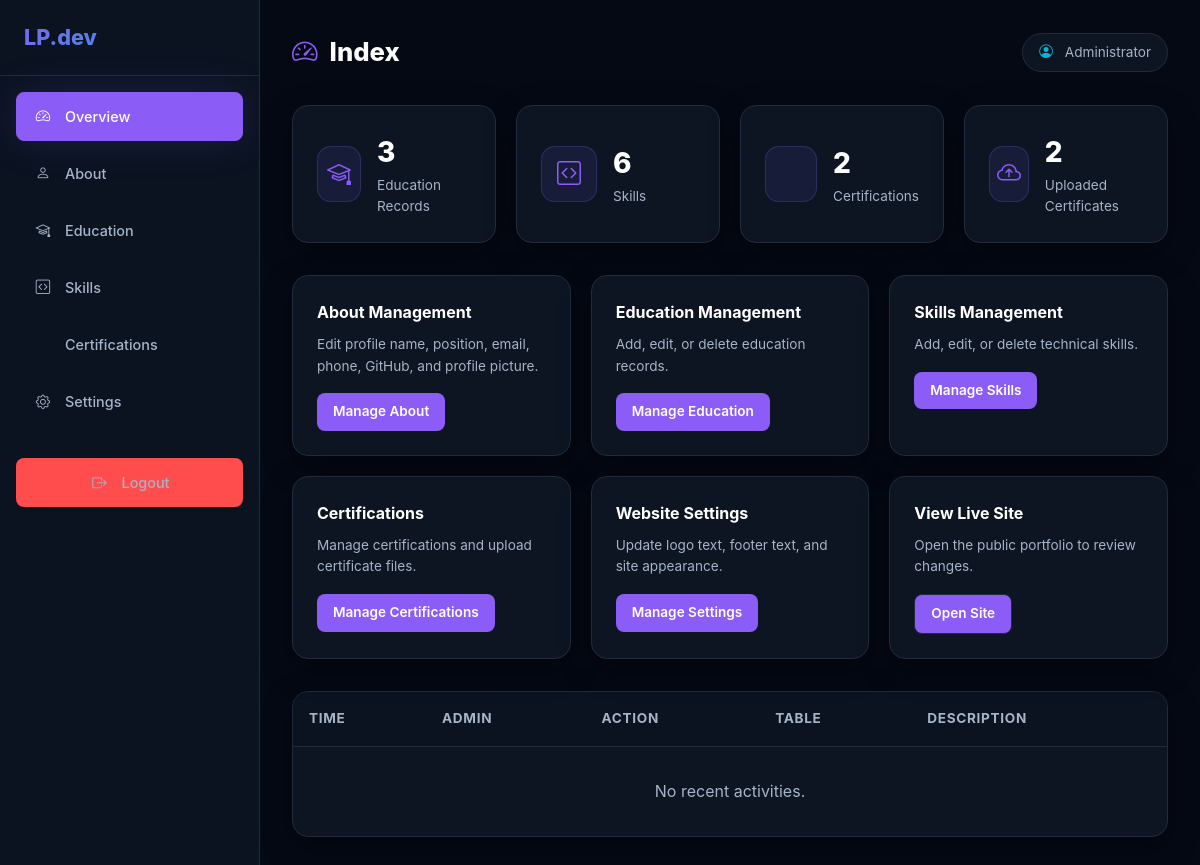
/admin/index.php (signed in), run on an earlier commit of the app's database.
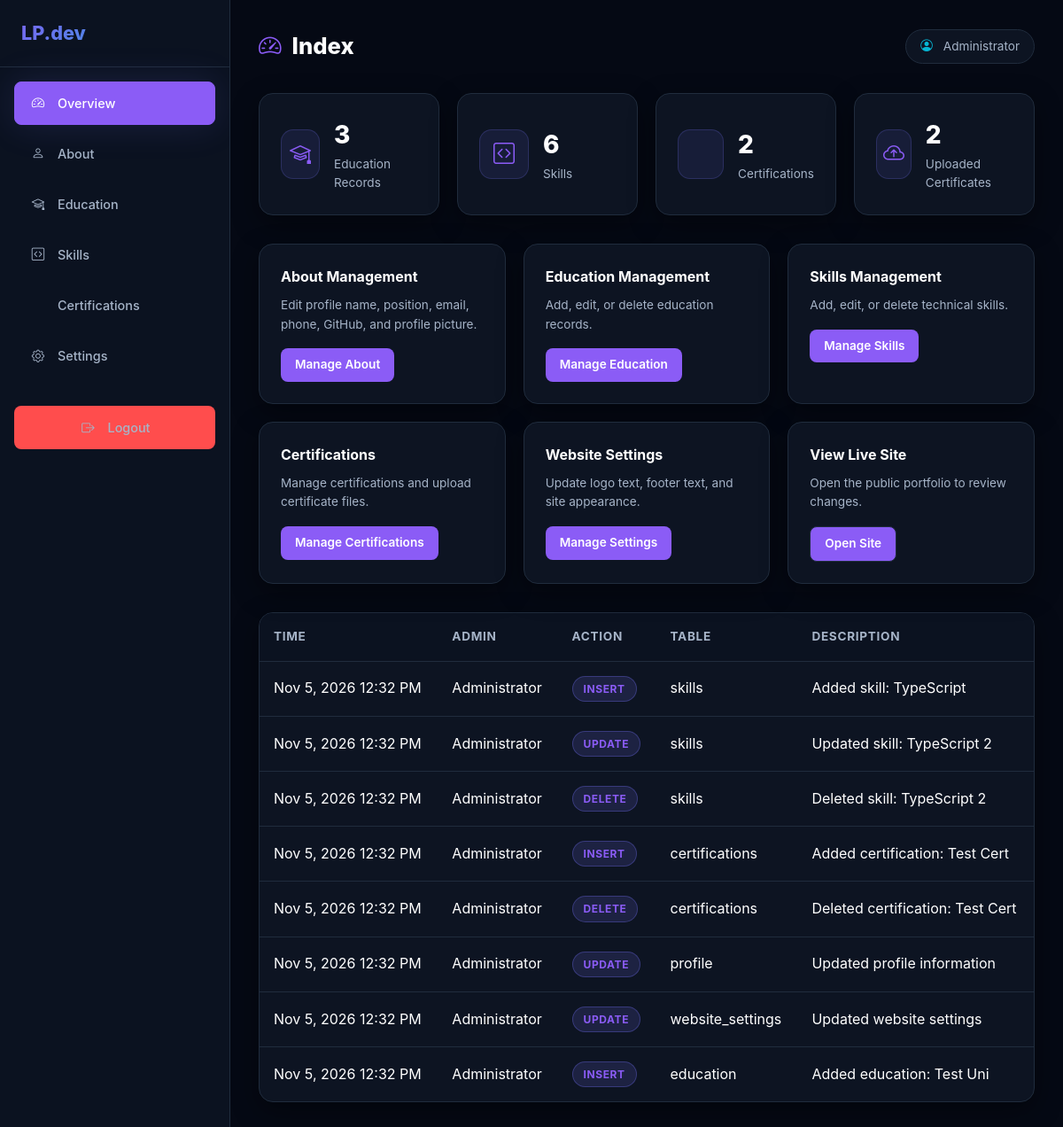
And on a later commit of the database.
### tables this page shows
CREATE TABLE `website_settings` (
  `id` int(11) NOT NULL AUTO_INCREMENT,
  `logo_text` varchar(50) NOT NULL DEFAULT 'LP.dev',
  `footer_text` varchar(255) NOT NULL DEFAULT 'Â© 2026 Laurence Andrew B. Perlas. All Rights Reserved.',
  `footer_subtext` varchar(255) NOT NULL DEFAULT 'Built with PHP, MySQL, HTML, CSS & JavaScript.',
  `site_name` varchar(100) NOT NULL DEFAULT 'Laurence Portfolio',
  `updated_at` timestamp NOT NULL DEFAULT current_timestamp() ON UPDATE current_timestamp(),
  PRIMARY KEY (`id`)
);

CREATE TABLE `activity_logs` (
  `id` int(11) NOT NULL AUTO_INCREMENT,
  `admin_id` int(11) DEFAULT NULL,
  `action` varchar(50) NOT NULL,
  `table_name` varchar(50) NOT NULL,
  `record_id` int(11) DEFAULT NULL,
  `description` varchar(255) NOT NULL,
  `created_at` timestamp NOT NULL DEFAULT current_timestamp(),
  PRIMARY KEY (`id`),
  KEY `admin_id` (`admin_id`),
  CONSTRAINT `activity_logs_ibfk_1` FOREIGN KEY (`admin_id`) REFERENCES `admins` (`id`) ON DELETE SET NULL
);

### includes/functions.php (called while the page is built, shortened)
<?php
require_once __DIR__ . '/../config.php';
if (!function_exists('getSettings')) {
    function getSettings(PDO $pdo): array {
        $stmt = $pdo->query("SELECT * FROM website_settings LIMIT 1");
        return $stmt->fetch() ?: [];
    }
}
if (!function_exists('countRecords')) {
    function countRecords(PDO $pdo, string $table): int {
        $stmt = $pdo->query("SELECT COUNT(*) AS c FROM " . $table);
        return (int)$stmt->fetch()['c'];
    }
}

### config.php (called while the page is built, shortened)
<?php
if (!function_exists('h')) {
    function h(string $value = null): string {
        return htmlspecialchars((string)$value, ENT_QUOTES | ENT_HTML5, 'UTF-8');
    }
}

### includes/auth.php (called while the page is built, shortened)
<?php
require_once __DIR__ . '/../config.php';
if (!function_exists('isLoggedIn')) {
    function isLoggedIn(): bool {
        return !empty($_SESSION['admin_id']);
    }
}
if (!function_exists('getCurrentAdmin')) {
    function getCurrentAdmin(PDO $pdo): ?array {
        $stmt = $pdo->prepare("SELECT id, username, full_name FROM admins WHERE id = ?");
        $stmt->execute([$_SESSION['admin_id']]);
        return $stmt->fetch();
    }
}

### admin/index.php (the view)
<?php
require_once __DIR__ . '/header.php';
$recent = $pdo->query("SELECT * FROM activity_logs ORDER BY created_at DESC LIMIT 8")->fetchAll();
?>
    <div class="stat-grid">
        <div class="stat-card">
            <div class="stat-icon"><i class="bi bi-mortarboard"></i></div>
            <div>
                <div class="stat-value"><?= (int)$totalEdu ?></div>
                <div class="stat-label">Education Records</div>
            </div>
        </div>
        <div class="stat-card">
            <div class="stat-icon"><i class="bi bi-code-square"></i></div>
            <div>
                <div class="stat-value"><?= (int)$totalSkills ?></div>
                <div class="stat-label">Skills</div>
            </div>
        </div>
        <div class="stat-card">
            <div class="stat-icon"><i class="bi bi-diploma"></i></div>
            <div>
                <div class="stat-value"><?= (int)$totalCerts ?></div>
                <div class="stat-label">Certifications</div>
            </div>
        </div>
        <div class="stat-card">
            <div class="stat-icon"><i class="bi bi-cloud-arrow-up"></i></div>
            <div>
                <div class="stat-value"><?= (int)$totalUploads ?></div>
                <div class="stat-label">Uploaded Certificates</div>
            </div>
        </div>
    </div>
    <div class="quick-grid">
        <div class="quick-card">
            <h3>About Management</h3>
            <p>Edit profile name, position, email, phone, GitHub, and profile picture.</p>
            <a href="about.php" class="btn">Manage About</a>
        </div>
        <div class="quick-card">
            <h3>Education Management</h3>
            <p>Add, edit, or delete education records.</p>
            <a href="education.php" class="btn">Manage Education</a>
        </div>
        <div class="quick-card">
            <h3>Skills Management</h3>
            <p>Add, edit, or delete technical skills.</p>
            <a href="skills.php" class="btn">Manage Skills</a>
        </div>
        <div class="quick-card">
            <h3>Certifications</h3>
            <p>Manage certifications and upload certificate files.</p>
            <a href="certifications.php" class="btn">Manage Certifications</a>
        </div>
        <div class="quick-card">
            <h3>Website Settings</h3>
            <p>Update logo text, footer text, and site appearance.</p>
            <a href="settings.php" class="btn">Manage Settings</a>
        </div>
        <div class="quick-card">
            <h3>View Live Site</h3>
            <p>Open the public portfolio to review changes.</p>
            <a href="../index.php" class="btn btn-outline" target="_blank">Open Site</a>
        </div>
    </div>
    <div class="table-wrap">
        <table>
            <thead>
                <tr>
                    <th>Time</th>
                    <th>Admin</th>
                    <th>Action</th>
                    <th>Table</th>
                    <th>Description</th>
                </tr>
            </thead>
            <tbody>
                <?php if ($recent): foreach ($recent as $log): ?>
                <tr>
                    <td><?= date('M j, Y g:i A', strtotime($log['created_at'])) ?></td>
                    <td><?= h($log['admin_id'] ? $pdo->query("SELECT full_name FROM admins WHERE id=".$log['admin_id'])->fetchColumn() ?? 'Unknown' : 'System') ?></td>
                    <td><span class="badge badge-primary"><?= h($log['action']) ?></span></td>
                    <td><?= h($log['table_name']) ?></td>
                    <td><?= h($log['description']) ?></td>
                </tr>
                <?php endforeach; else: ?>
                <tr><td colspan="5" style="text-align:center; color:var(--text-secondary); padding:2rem;">No recent activities.</td></tr>
                <?php endif; ?>
            </tbody>
        </table>
    </div>
<?php require_once __DIR__ . '/footer.php'; ?>

### admin/header.php (shortened to what this page needs)
<?php
require_once __DIR__ . '/../includes/auth.php';
require_once __DIR__ . '/../includes/functions.php';
require_once __DIR__ . '/../config/database.php';
require_once __DIR__ . '/../config.php';
$admin = getCurrentAdmin($pdo);
$settings = getSettings($pdo);
$totalEdu = countRecords($pdo, 'education');
$totalSkills = countRecords($pdo, 'skills');
$totalCerts = countRecords($pdo, 'certifications');
$totalUploads = countRecords($pdo, 'certifications');
?>
<!DOCTYPE html>
<html lang="en">
<head>
    <link rel="stylesheet" href="../assets/css/style.css">
    <link rel="stylesheet" href="https://cdn.jsdelivr.net/npm/bootstrap-icons@1.11.3/font/bootstrap-icons.min.css">
</head>
<body>
<div class="admin-wrap">
    <aside class="admin-sidebar" id="adminSidebar">
        <div class="brand"><?= h($settings['logo_text'] ?? 'LP.dev') ?></div>
        <nav>
            <ul>
                <li><a href="index.php" class="<?= basename($_SERVER['PHP_SELF']) === 'index.php' ? 'active' : '' ?>"><i class="bi bi-speedometer2"></i> Overview</a></li>
                <li><a href="about.php" class="<?= basename($_SERVER['PHP_SELF']) === 'about.php' ? 'active' : '' ?>"><i class="bi bi-person"></i> About</a></li>
                <li><a href="education.php" class="<?= basename($_SERVER['PHP_SELF']) === 'education.php' ? 'active' : '' ?>"><i class="bi bi-mortarboard"></i> Education</a></li>
                <li><a href="skills.php" class="<?= basename($_SERVER['PHP_SELF']) === 'skills.php' ? 'active' : '' ?>"><i class="bi bi-code-square"></i> Skills</a></li>
                <li><a href="certifications.php" class="<?= basename($_SERVER['PHP_SELF']) === 'certifications.php' ? 'active' : '' ?>"><i class="bi bi-diploma"></i> Certifications</a></li>
                <li><a href="settings.php" class="<?= basename($_SERVER['PHP_SELF']) === 'settings.php' ? 'active' : '' ?>"><i class="bi bi-gear"></i> Settings</a></li>
                <li style="margin-top:2rem;"><a href="logout.php" class="btn-logout" style="width:100%; justify-content:center;"><i class="bi bi-box-arrow-right"></i> Logout</a></li>
            </ul>
        </nav>
    </aside>
    <main class="admin-main">
        <div class="admin-header">
            <div>
                <h1><i class="bi bi-speedometer2"></i><?= ucfirst(str_replace('.php', '', basename($_SERVER['PHP_SELF']))) ?></h1>
            </div>
            <div class="user-chip">
                <i class="bi bi-person-circle"></i>
                <span><?= h($admin['full_name'] ?? $admin['username']) ?></span>
            </div>
        </div>

### admin/footer.php (shortened to what this page needs)
    </main>
</div>
</body>
</html>

### assets/css/style.css (style rules this page uses)
* { margin: 0; padding: 0; box-sizing: border-box; }
:root { --bg-main: #050914; --bg-secondary: #0B1220; --bg-card: #0D1422; --primary: #7775FF; --primary-glow: rgba(119, 117, 255, 0.35); --secondary: #00D9FF; --text-main: #FFFFFF; --text-secondary: #A6B4C8; --border: #202C3D; --success: #00D9FF; --danger: #FF4D4D; --warning: #F5A623; --radius: 16px; --radius-sm: 8px; --transition: 0.35s cubic-bezier(0.4, 0, 0.2, 1); --shadow: 0 10px 30px rgba(0, 0, 0, 0.4); --shadow-glow: 0 0 40px rgba(119, 117, 255, 0.15); }
html { scroll-behavior: smooth; }
body { background: var(--bg-main); color: var(--text-main); font-family: 'Segoe UI', Inter, -apple-system, BlinkMacSystemFont, 'Roboto', sans-serif; line-height: 1.6; min-height: 100vh; overflow-x: hidden; }
a { text-decoration: none; color: inherit; }
ul { list-style: none; }
body { background: radial-gradient(ellipse at top, #0d1630 0%, #050914 60%); }
body { font-family: 'Inter', 'Segoe UI', sans-serif; }
:root { --primary: #8B5CF6; --secondary: #06B6D4; --primary-glow: rgba(139,92,246,0.4); }

What changed in the data, as far as the page shows it:
added activity_logs: created_at "Nov 5, 2026 12:32 PM", admin.full_name "Administrator", action "INSERT", table_name "skills", description "Added skill: TypeScript"
added activity_logs: created_at "Nov 5, 2026 12:32 PM", admin.full_name "Administrator", action "UPDATE", table_name "skills", description "Updated skill: TypeScript 2"
added activity_logs: created_at "Nov 5, 2026 12:32 PM", admin.full_name "Administrator", action "DELETE", table_name "skills", description "Deleted skill: TypeScript 2"
added activity_logs: created_at "Nov 5, 2026 12:32 PM", admin.full_name "Administrator", action "INSERT", table_name "certifications", description "Added certification: Test Cert"
added activity_logs: created_at "Nov 5, 2026 12:32 PM", admin.full_name "Administrator", action "DELETE", table_name "certifications", description "Deleted certification: Test Cert"
added activity_logs: created_at "Nov 5, 2026 12:32 PM", admin.full_name "Administrator", action "UPDATE", table_name "profile", description "Updated profile information"
added activity_logs: created_at "Nov 5, 2026 12:32 PM", admin.full_name "Administrator", action "UPDATE", table_name "website_settings", description "Updated website settings"
added activity_logs: created_at "Nov 5, 2026 12:32 PM", admin.full_name "Administrator", action "INSERT", table_name "education", description "Added education: Test Uni"
Also different on the page:
text no longer shown: "No recent activities."
